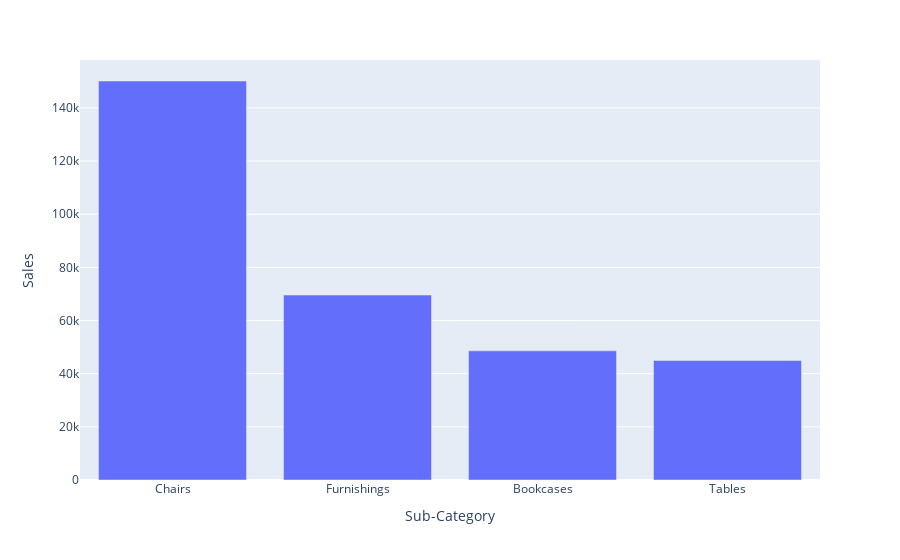

Here is the notebook cell this chart was saved with:
### Code cell
import plotly.express as px

fig = px.bar(subsales, x='Sub-Category', y='Sales')
fig.show()

### Figure 1 — Plotly figure (JSON) as saved in the notebook; plotly's stock layout.template omitted (floating-point values rounded to 4 significant figures)
{"data": [{"alignmentgroup": "True", "hovertemplate": "Sub-Category=%{x}<br>Sales=%{y}<extra></extra>", "legendgroup": "", "marker": {"color": "#636efa", "pattern": {"shape": ""}}, "name": "", "offsetgroup": "", "orientation": "v", "showlegend": false, "textposition": "auto", "type": "bar", "x": ["Chairs", "Furnishings", "Bookcases", "Tables"], "xaxis": "x", "y": [150114, 69580.0, 48590.0, 44940.0], "yaxis": "y"}], "layout": {"barmode": "relative", "legend": {"tracegroupgap": 0}, "margin": {"t": 60}, "xaxis": {"anchor": "y", "domain": [0, 1], "title": {"text": "Sub-Category"}}, "yaxis": {"anchor": "x", "domain": [0, 1], "title": {"text": "Sales"}}}}
